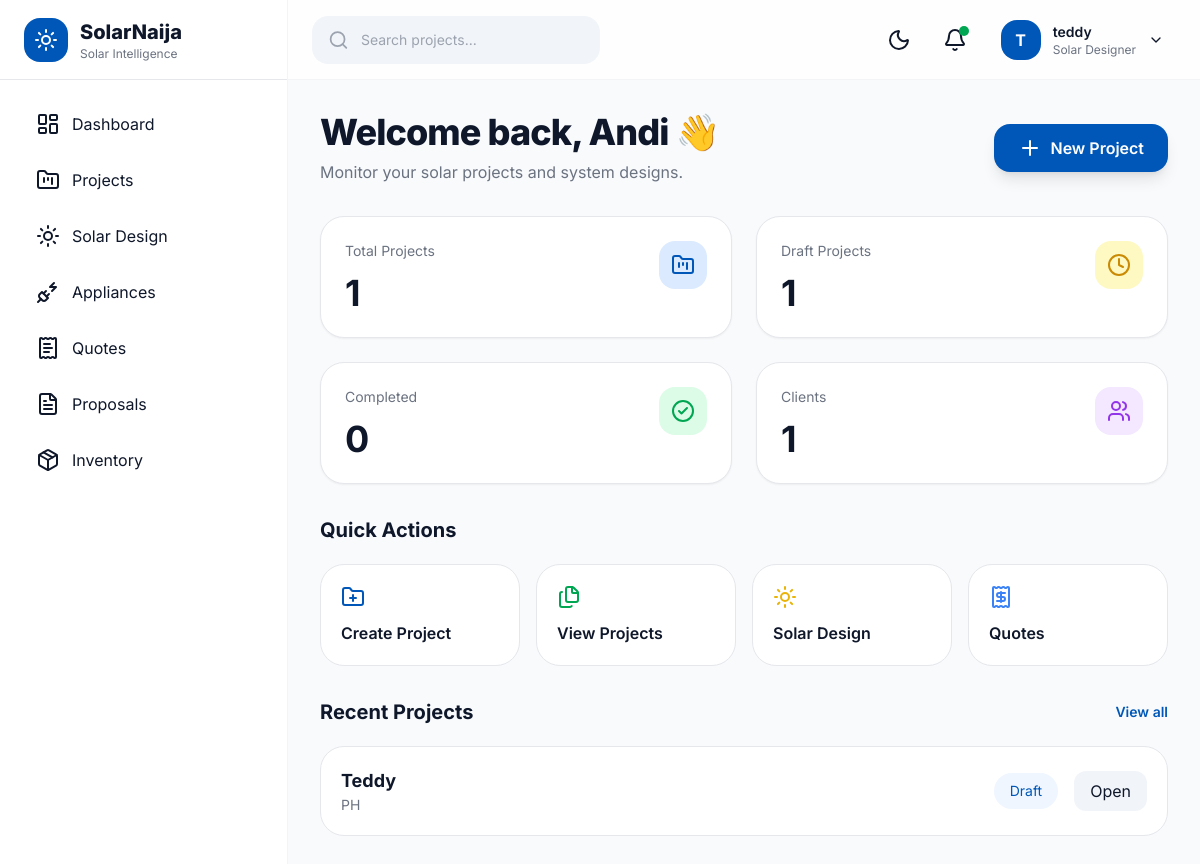
The page /dashboard/ (signed in) on the database its author committed.
### solarnaija/models.py (models this page shows, shortened)
class User(AbstractUser):
    ROLE_CHOICES = (
        ("admin", "Administrator"),
        ("customer", "Customer"),
    )
    phone = models.CharField(
        max_length=20,
        blank=True
    )
    company = models.CharField(
        max_length=200,
        blank=True
    )
    address = models.TextField(
        blank=True
    )
    avatar = models.ImageField(
        upload_to="avatars/",
        blank=True,
        null=True
    )
    role = models.CharField(
        max_length=20,
        choices=ROLE_CHOICES,
        default="customer"
    )
    created_at = models.DateTimeField(
        auto_now_add=True
    )
    updated_at = models.DateTimeField(
        auto_now=True
    )
    class Meta:
        ordering = ["username"]

class SolarProject(models.Model):
    STATUS_CHOICES = (
        ("draft", "Draft"),
        ("design", "Designing"),
        ("quoted", "Quoted"),
        ("approved", "Approved"),
        ("installed", "Installed"),
        ("completed", "Completed"),
    )
    SYSTEM_CHOICES = (
        ("offgrid", "Off Grid"),
        ("hybrid", "Hybrid"),
        ("ongrid", "On Grid"),
    )
    ROOF_CHOICES = (
        ("flat", "Flat"),
        ("pitched", "Pitched"),
        ("metal", "Metal"),
    )
    owner = models.ForeignKey(
        settings.AUTH_USER_MODEL,
        on_delete=models.CASCADE,
        related_name="projects"
    )
    project_number = models.CharField(
        max_length=30,
        unique=True
    )
    client_name = models.CharField(
        max_length=200
    )
    email = models.EmailField(
        blank=True
    )
    phone = models.CharField(
        max_length=20,
        blank=True
    )
    company = models.CharField(
        max_length=200,
        blank=True
    )
    location = models.CharField(
        max_length=255
    )
    latitude = models.DecimalField(
        max_digits=9,
        decimal_places=6,
        null=True,
        blank=True
    )
    longitude = models.DecimalField(
        max_digits=9,
        decimal_places=6,
        null=True,
        blank=True
    )
    system_type = models.CharField(
        max_length=20,
        choices=SYSTEM_CHOICES,
        default="hybrid"
    )
    roof_type = models.CharField(
        max_length=20,
        choices=ROOF_CHOICES,
        default="pitched"
    )
    roof_area = models.FloatField(
        default=0
    )
    roof_tilt = models.PositiveIntegerField(
        default=20
    )
    roof_orientation = models.CharField(
        max_length=50,
        default="South"
    )
    sun_hours = models.FloatField(
        default=5
    )
    system_voltage = models.PositiveIntegerField(
        default=24
    )
    battery_autonomy = models.PositiveIntegerField(
        default=1
    )
    system_losses = models.FloatField(
        default=20
    )
    design_factor = models.FloatField(
        default=1.2
    )
    budget = models.DecimalField(
        max_digits=15,
        decimal_places=2,
        default=0
    )
    notes = models.TextField(
        blank=True
    )
    status = models.CharField(
        max_length=20,
        choices=STATUS_CHOICES,
        default="draft"
    )
    created_at = models.DateTimeField(
        auto_now_add=True
    )
    updated_at = models.DateTimeField(
        auto_now=True
    )
    class Meta:
        ordering = ["-created_at"]

### solarnaija/views.py (the view)
@login_required
def dashboard(request):
    projects = SolarProject.objects.filter(
        owner=request.user
    )
    context = {
        "projects": projects.order_by(
            "-created_at"
        )[:5],
        "total_projects": projects.count(),
        "draft_projects": projects.filter(
            status="draft"
        ).count(),
        "completed_projects": projects.filter(
            status="completed"
        ).count(),
        "total_clients": projects.values(
            "client_name"
        ).distinct().count(),
    }
    return render(
        request,
        "dashboard/dashboard.html",
        context
    )

### solarnaija/templates/dashboard/dashboard.html (shortened to what this page needs)
{% extends "base.html" %}
{% block content %}
<div class="space-y-8">
    <div class="flex flex-col md:flex-row md:items-center md:justify-between gap-4">
        <div>
            <h1 class="text-3xl md:text-4xl font-extrabold tracking-tight">
                Welcome back,
                {{ request.user.first_name|default:request.user.username }}
                👋
            </h1>
            <p class="text-gray-500 dark:text-gray-400 mt-2">
                Monitor your solar projects and system designs.
            </p>
        </div>
        <button
        onclick="window.location.href='{% url 'create_project' %}'"
        class="flex items-center justify-center gap-2 px-6 py-3 rounded-2xl bg-primary text-white font-semibold hover:scale-105 transition shadow-lg">
            <i data-lucide="plus"></i>
            New Project
        </button>
    </div>
    <div class="grid grid-cols-1 sm:grid-cols-2 xl:grid-cols-4 gap-6">
        <div
        class="bg-white dark:bg-slate-900 rounded-3xl p-6 border shadow-sm hover:shadow-xl transition">
            <div class="flex justify-between items-start">
                <div>
                    <p class="text-sm text-gray-500">
                        Total Projects
                    </p>
                    <h2 class="text-4xl font-bold mt-3">
                        {{ total_projects }}
                    </h2>
                </div>
                <div class="w-12 h-12 rounded-2xl bg-blue-100 text-primary flex items-center justify-center">
                    <i data-lucide="folder-kanban"></i>
                </div>
            </div>
        </div>
        <div
        class="bg-white dark:bg-slate-900 rounded-3xl p-6 border shadow-sm hover:shadow-xl transition">
            <div class="flex justify-between items-start">
                <div>
                    <p class="text-sm text-gray-500">
                        Draft Projects
                    </p>
                    <h2 class="text-4xl font-bold mt-3">
                        {{ draft_projects }}
                    </h2>
                </div>
                <div class="w-12 h-12 rounded-2xl bg-yellow-100 text-yellow-600 flex items-center justify-center">
                    <i data-lucide="clock"></i>
                </div>
            </div>
        </div>
        <div
        class="bg-white dark:bg-slate-900 rounded-3xl p-6 border shadow-sm hover:shadow-xl transition">
            <div class="flex justify-between items-start">
                <div>
                    <p class="text-sm text-gray-500">
                        Completed
                    </p>
                    <h2 class="text-4xl font-bold mt-3">
                        {{ completed_projects }}
                    </h2>
                </div>
                <div class="w-12 h-12 rounded-2xl bg-green-100 text-secondary flex items-center justify-center">
                    <i data-lucide="circle-check"></i>
                </div>
            </div>
        </div>
        <div
        class="bg-white dark:bg-slate-900 rounded-3xl p-6 border shadow-sm hover:shadow-xl transition">
            <div class="flex justify-between items-start">
                <div>
                    <p class="text-sm text-gray-500">
                        Clients
                    </p>
                    <h2 class="text-4xl font-bold mt-3">
                        {{ total_clients }}
                    </h2>
                </div>
                <div class="w-12 h-12 rounded-2xl bg-purple-100 text-purple-600 flex items-center justify-center">
                    <i data-lucide="users"></i>
                </div>
            </div>
        </div>
    </div>
    <section>
        <h2 class="text-xl font-bold mb-5">
            Quick Actions
        </h2>
        <div class="grid grid-cols-2 md:grid-cols-4 gap-4">
            <button
            onclick="window.location.href='{% url 'create_project' %}'"
            class="bg-white dark:bg-slate-900 rounded-3xl p-5 border hover:-translate-y-1 transition flex flex-col gap-3">
                <i data-lucide="folder-plus" class="text-primary"></i>
                <span class="font-semibold">
                Create Project
                </span>
            </button>
            <button
            onclick="window.location.href='{% url 'projects' %}'"
            class="bg-white dark:bg-slate-900 rounded-3xl p-5 border hover:-translate-y-1 transition flex flex-col gap-3">
                <i data-lucide="files" class="text-secondary"></i>
                <span class="font-semibold">
                View Projects
                </span>
            </button>
            <button
            class="bg-white dark:bg-slate-900 rounded-3xl p-5 border hover:-translate-y-1 transition flex flex-col gap-3">
                <i data-lucide="sun" class="text-yellow-500"></i>
                <span class="font-semibold">
                Solar Design
                </span>
            </button>
            <button
            class="bg-white dark:bg-slate-900 rounded-3xl p-5 border hover:-translate-y-1 transition flex flex-col gap-3">
                <i data-lucide="receipt" class="text-blue-500"></i>
                <span class="font-semibold">
                Quotes
                </span>
            </button>
        </div>
    </section>
    <section>
        <div class="flex items-center justify-between mb-5">
            <h2 class="text-xl font-bold">
                Recent Projects
            </h2>
            <a href="{% url 'projects' %}"
            class="text-primary font-semibold text-sm">
                View all
            </a>
        </div>
        <div class="bg-white dark:bg-slate-900 rounded-3xl border overflow-hidden">
            {% if projects %}
            {% for project in projects %}
            <div class="p-5 flex flex-col md:flex-row md:items-center justify-between gap-4 border-b last:border-none">
                <div>
                    <h3 class="font-bold text-lg">
                        {{ project.client_name }}
                    </h3>
                    <p class="text-sm text-gray-500">
                        {{ project.location }}
                    </p>
                </div>
                <div class="flex items-center gap-4">
                    <span class="px-4 py-2 rounded-full text-sm bg-blue-50 text-primary">
                        {{ project.status|title }}
                    </span>
                    <button
                    onclick="window.location.href='{% url 'project_detail' project.id %}'"
                    class="px-4 py-2 rounded-xl bg-slate-100 hover:bg-slate-200">
                        Open
                    </button>
                </div>
            </div>
            {% endfor %}
            {% endif %}
        </div>
    </section>
</div>
{% endblock %}

### solarnaija/templates/base.html (shortened to what this page needs)
{% load static %}
<!DOCTYPE html>
<html lang="en"
      x-data="{
          sidebar:false,
          dark:false
      }"
      :class="dark ? 'dark' : ''">
<head>
<script src="https://cdn.tailwindcss.com"></script>
</head>
<body class="bg-slate-50 text-slate-900 dark:bg-slate-950 dark:text-white">
<aside
class="fixed top-0 left-0 h-screen w-72 bg-white dark:bg-slate-900 border-r border-gray-100 dark:border-slate-800 z-50 sidebar-transition"
:class="sidebar ? 'translate-x-0':'-translate-x-full lg:translate-x-0'"
>
<div class="h-20 flex items-center px-6 border-b">
<div class="flex items-center gap-3">
<div class="w-11 h-11 rounded-2xl bg-primary flex items-center justify-center text-white">
<i data-lucide="sun"></i>
</div>
<div>
<h1 class="font-extrabold text-xl">
SolarNaija
</h1>
<p class="text-xs text-gray-500">
Solar Intelligence
</p>
</div>
</div>
</div>
<nav class="p-5 space-y-2">
<a href="{% url 'dashboard' %}"
class="flex items-center gap-3 px-4 py-3 rounded-2xl hover:bg-blue-50 hover:text-primary transition">
<i data-lucide="layout-dashboard"></i>
<span>
Dashboard
</span>
</a>
<a href="{% url 'projects' %}"
class="flex items-center gap-3 px-4 py-3 rounded-2xl hover:bg-blue-50 hover:text-primary transition">
<i data-lucide="folder-kanban"></i>
<span>
Projects
</span>
</a>
<a href="#"
class="flex items-center gap-3 px-4 py-3 rounded-2xl hover:bg-blue-50 hover:text-primary transition">
<i data-lucide="sun"></i>
<span>
Solar Design
</span>
</a>
<a href="#"
class="flex items-center gap-3 px-4 py-3 rounded-2xl hover:bg-blue-50 hover:text-primary transition">
<i data-lucide="plug-zap"></i>
<span>
Appliances
</span>
</a>
<a href="#"
class="flex items-center gap-3 px-4 py-3 rounded-2xl hover:bg-blue-50 hover:text-primary transition">
<i data-lucide="receipt-text"></i>
<span>
Quotes
</span>
</a>
<a href="#"
class="flex items-center gap-3 px-4 py-3 rounded-2xl hover:bg-blue-50 hover:text-primary transition">
<i data-lucide="file-text"></i>
<span>
Proposals
</span>
</a>
<a href="#"
class="flex items-center gap-3 px-4 py-3 rounded-2xl hover:bg-blue-50 hover:text-primary transition">
<i data-lucide="package"></i>
<span>
Inventory
</span>
</a>
</nav>
</aside>
<div class="lg:ml-72 min-h-screen">
    <header class="sticky top-0 z-30 h-20 bg-white/80 dark:bg-slate-900/80 backdrop-blur-xl border-b border-gray-100 dark:border-slate-800">
        <div class="h-full px-4 sm:px-6 flex items-center justify-between">
            <div class="flex items-center gap-4">
                <div class="hidden md:flex items-center gap-3 bg-slate-100 dark:bg-slate-800 rounded-2xl px-4 py-3 w-72">
                    <i data-lucide="search" class="text-gray-400"></i>
                    <input
                    type="text"
                    placeholder="Search projects..."
                    class="bg-transparent outline-none text-sm w-full">
                </div>
            </div>
            <div class="flex items-center gap-3">
                <button
                @click="dark=!dark"
                class="w-11 h-11 rounded-2xl hover:bg-gray-100 dark:hover:bg-slate-800 flex items-center justify-center">
                    <i x-show="!dark" data-lucide="moon"></i>
                </button>
                <button
                class="relative w-11 h-11 rounded-2xl hover:bg-gray-100 dark:hover:bg-slate-800 flex items-center justify-center">
                    <i data-lucide="bell"></i>
                    <span class="absolute top-2 right-2 w-2.5 h-2.5 bg-secondary rounded-full">
                    </span>
                </button>
                <div
                x-data="{profile:false}"
                class="relative">
                    <button
                    @click="profile=!profile"
                    class="flex items-center gap-3 px-3 py-2 rounded-2xl hover:bg-gray-100 dark:hover:bg-slate-800">
                        <div class="w-10 h-10 rounded-2xl bg-primary text-white flex items-center justify-center font-bold">
                            {{ request.user.username|first|upper }}
                        </div>
                        <div class="hidden sm:block text-left">
                            <p class="text-sm font-semibold">
                                {{ request.user.username }}
                            </p>
                            <p class="text-xs text-gray-500">
                                Solar Designer
                            </p>
                        </div>
                        <i data-lucide="chevron-down" class="w-4"></i>
                    </button>
                </div>
            </div>
        </div>
    </header>
    <main class="p-4 sm:p-6 lg:p-8">
        {% block content %}
        {% endblock %}
    </main>
</div>
</body>
</html>

### solarnaija/templates/base.html (style rules this page uses)
body { font-family:'Inter',sans-serif; }
.sidebar-transition { transition:transform .3s ease; }

### rows shown on the page
User: user.username|first "T", user.username "teddy", user.first_name "Andi"
SolarProject: client_name "Teddy", location "PH", status "Draft"

### other values the page prints
{{ total_projects }} "1"
{{ draft_projects }} "1"
{{ completed_projects }} "0"
{{ total_clients }} "1"
